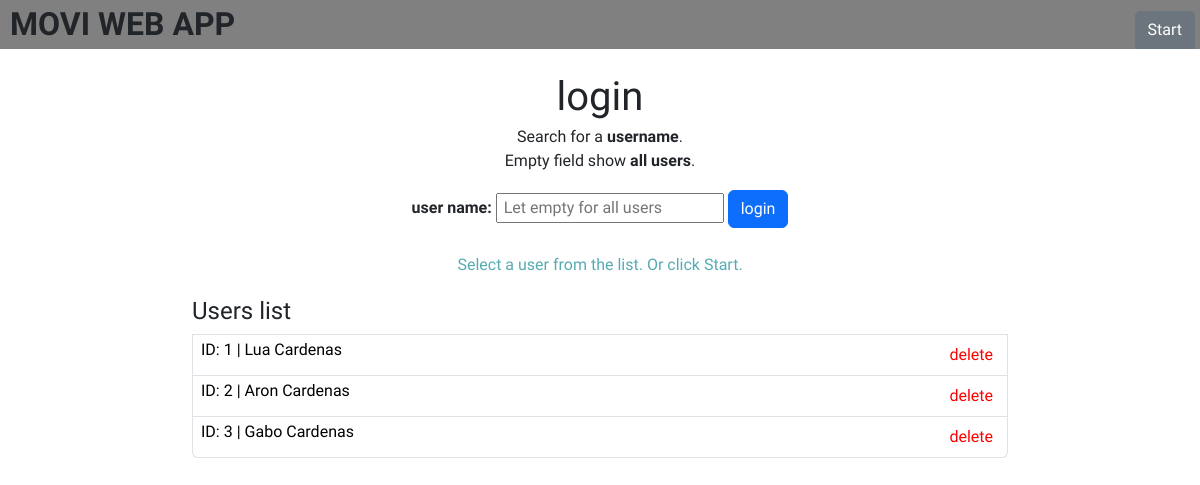
The app's page /users, older data.
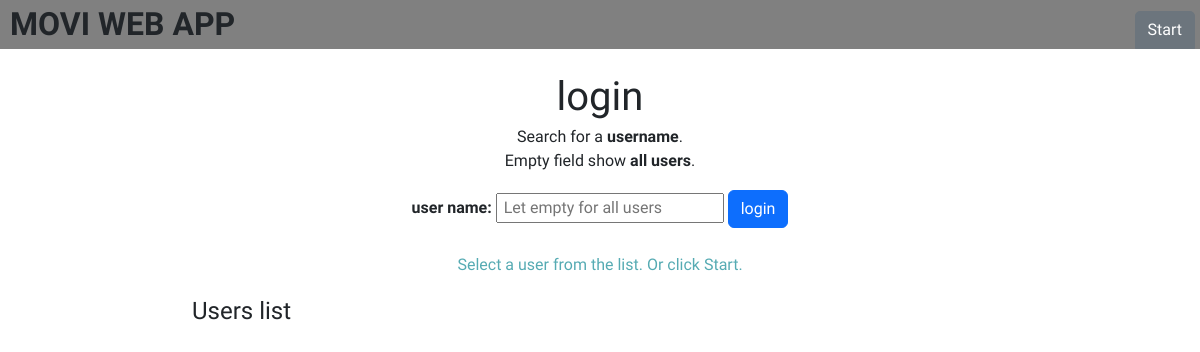
The same page, newer data.
### datamanager/data_models.py (models this page shows, shortened)
class User(db.Model):
    id: Mapped[int] = mapped_column(primary_key=True, autoincrement=True)
    name: Mapped[str] = mapped_column(nullable=False)
    reviews: Mapped[list["Review"]] = relationship(back_populates="user")
    movies: Mapped[list["Movie"]] = relationship(secondary=user_movie_association, back_populates="users")

### app.py (the view, shortened to what this page needs)
@app.route('/users', methods=['GET', 'POST'])
def list_users():
    with app.app_context():
        if request.method == 'POST':
            search_name = request.form.get('search_name')
            if search_name:
                users = User.query.filter(User.name.like(f"%{search_name}%")).all()
                msg = f"Select a user from the list. Or click Start."
                if not users:
                    msg = f"No user was found with the name {search_name}"
                    users = User.query.all()
            else:
                users = User.query.all()
                msg = "Select a user from the list. Or click Start."
            return render_template('users.html', users=users, msg=msg)
    users = User.query.all()
    msg = "Select a user from the list. Or click Start."
    return render_template('users.html', users=users, msg=msg)

### templates/users.html (shortened to what this page needs)
{% extends "layout.html" %}
{% block content %}
<div class="users">
    <div class="div_form">
      <form action="" method="post">
          <h1>login</h1>
          <p>
              Search for a <b>username</b>.<br>
              Empty field show <b>all users</b>.
          </p>
          <div class="_input">
              <label for="search_name"><b>user name:</b></label>
              <input type="text" id="search_name" name="search_name" placeholder=" Let empty for all users">
              <button type="submit" class="btn btn-primary" >login</button>
          </div>
          <p class="msg">{{ msg }}</p>
      </form>
    </div>
    <div class="list-group">
      <h4>Users list</h4>
      {% for user in users %}
        <div class="list-group-item list-group-item-action space_between">
            <a class="list-group-item-action btn_user_id" href="/users/{{ user.id }}">
                <button name="user_id" value="{{ user.id }}">ID: {{ user.id }} | {{ user.name }}</button>
            </a>
            <form action="/users" method="POST">
                <button type="submit" name="user_id" value="{{ user.id }}" class="btn btn-light btn_delete_user" data-bs-toggle="tooltip" title="If you click, the user will be permanently deleted." >delete</button>
            </form>
        </div>
      {% endfor %}
    </div>
</div>
{% endblock %}

Row changes from the older to the newer data that the page shows:
removed User: id "1", name "Lua Cardenas"
removed User: id "2", name "Aron Cardenas"
removed User: id "3", name "Gabo Cardenas"
